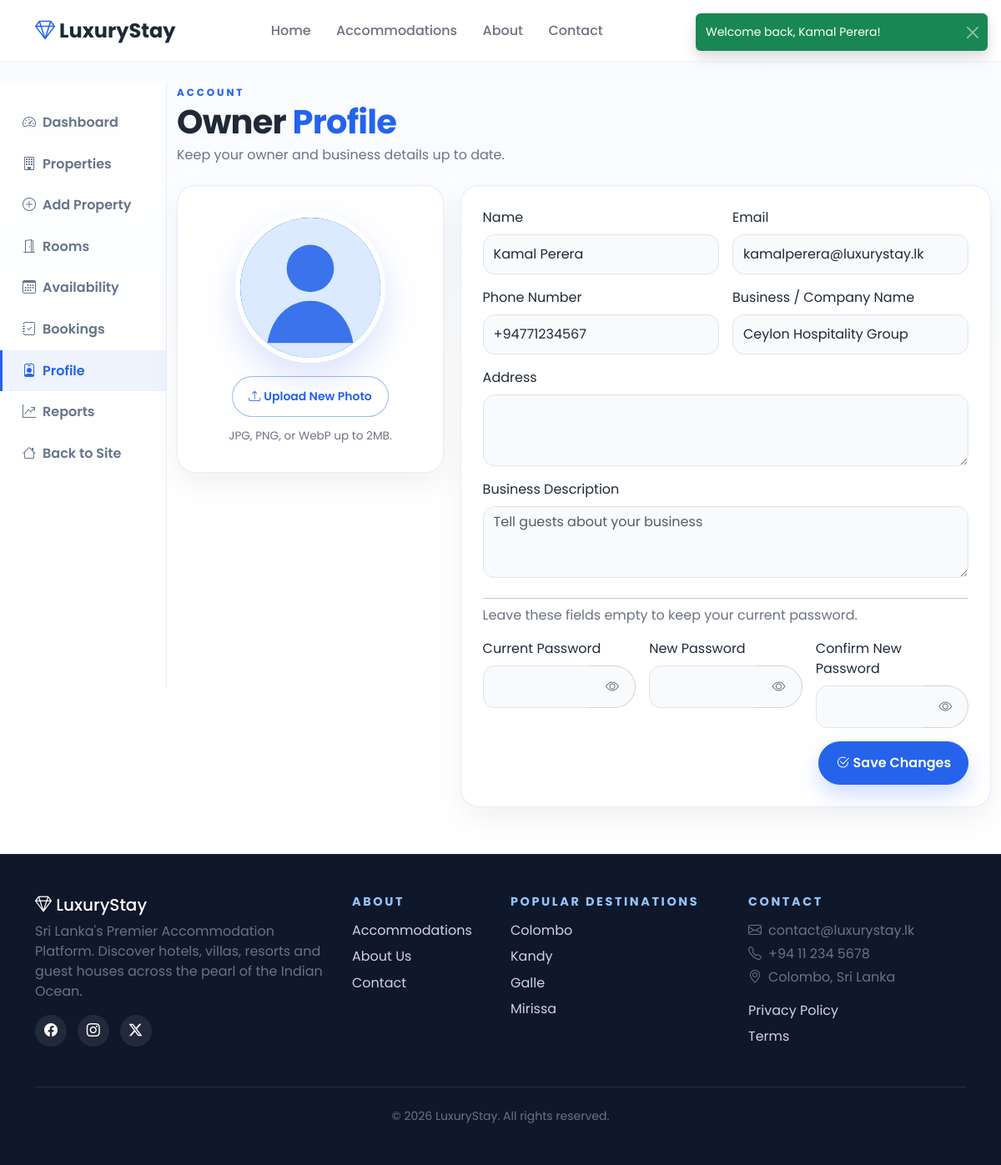
/owner/profile.php (signed in), run on the app's committed database.
### tables this page shows
CREATE TABLE owners (
    id INT AUTO_INCREMENT PRIMARY KEY,
    name VARCHAR(100) NOT NULL,
    email VARCHAR(150) NOT NULL UNIQUE,
    phone VARCHAR(20),
    address VARCHAR(255) NULL,
    profile_image VARCHAR(255) NULL,
    password VARCHAR(255) NOT NULL,
    company_name VARCHAR(150),
    status ENUM('active','suspended','pending') DEFAULT 'pending',
    created_at TIMESTAMP DEFAULT CURRENT_TIMESTAMP
);

### includes/functions.php (called while the page is built, shortened)
<?php
function e(?string $str): string
{
    return htmlspecialchars($str ?? '', ENT_QUOTES, 'UTF-8');
}

### owner/profile.php (the view, shortened to what this page needs)
<?php
$db = getDB();
$ownerId = (int) $_SESSION['owner_id'];
$stmt = $db->prepare('SELECT * FROM owners WHERE id = ?');
$stmt->execute([$ownerId]);
$owner = $stmt->fetch();
$profileImageUrl = '';
if (!empty($owner['profile_image'])) {
    $profilePath = ROOT_PATH . str_replace(['/', '\\'], DIRECTORY_SEPARATOR, $owner['profile_image']);
    if (file_exists($profilePath)) {
        $profileImageUrl = APP_URL . '/' . str_replace('\\', '/', $owner['profile_image']);
    }
}
require_once __DIR__ . '/../includes/header.php';
?>
<div class="container-fluid dashboard-wrap py-4">
    <div class="row">
        <?php require_once __DIR__ . '/../includes/dashboard-sidebar.php'; ?>
        <main class="col-lg-10 dashboard-content">
            <div class="dashboard-heading mb-4">
                <span class="section-label">Account</span>
                <h1 class="mb-1">Owner <span class="text-gold">Profile</span></h1>
                <p class="text-muted-light mb-0">Keep your owner and business details up to date.</p>
            </div>
            <form method="POST" enctype="multipart/form-data" class="profile-layout">
                <aside class="profile-photo-panel">
                    <label for="profileImageInput" class="profile-avatar">
                        <img id="profilePreview" src="<?= e($profileImageUrl ?: APP_URL . '/assets/images/default-avatar.svg') ?>" alt="<?= e($owner['name']) ?>" class="<?= $profileImageUrl ? '' : 'd-none' ?>">
                    </label>
                    <label for="profileImageInput" class="btn btn-outline-gold btn-sm mt-3"><i class="bi bi-upload me-1"></i>Upload New Photo</label>
                    <p class="profile-photo-note">JPG, PNG, or WebP up to 2MB.</p>
                </aside>
                <section class="profile-form-panel">
                    <div class="row g-3">
                        <div class="col-md-6"><label class="form-label" for="name">Name</label><input id="name" name="name" class="form-control" value="<?= e($owner['name']) ?>" required></div>
                        <div class="col-md-6"><label class="form-label" for="email">Email</label><input id="email" type="email" name="email" class="form-control" value="<?= e($owner['email']) ?>" required></div>
                        <div class="col-md-6"><label class="form-label" for="phone">Phone Number</label><input id="phone" type="tel" name="phone" class="form-control" value="<?= e($owner['phone'] ?? '') ?>" placeholder="+94 7X XXX XXXX"></div>
                        <div class="col-md-6"><label class="form-label" for="company_name">Business / Company Name</label><input id="company_name" name="company_name" class="form-control" value="<?= e($owner['company_name'] ?? '') ?>"></div>
                        <div class="col-12"><label class="form-label" for="address">Address</label><textarea id="address" name="address" class="form-control" rows="3"><?= e($owner['address'] ?? '') ?></textarea></div>
                        <div class="col-12"><label class="form-label" for="business_description">Business Description</label><textarea id="business_description" name="business_description" class="form-control" rows="3" placeholder="Tell guests about your business"><?= e($owner['business_description'] ?? '') ?></textarea></div>
                        <div class="col-12"><hr class="my-2"><p class="text-muted-light mb-0">Leave these fields empty to keep your current password.</p></div>
                        <div class="col-md-4"><label class="form-label" for="current_password">Current Password</label><input id="current_password" type="password" name="current_password" class="form-control" autocomplete="current-password"></div>
                        <div class="col-md-4"><label class="form-label" for="new_password">New Password</label><input id="new_password" type="password" name="new_password" class="form-control" autocomplete="new-password" minlength="8"></div>
                        <div class="col-md-4"><label class="form-label" for="confirm_password">Confirm New Password</label><input id="confirm_password" type="password" name="confirm_password" class="form-control" autocomplete="new-password" minlength="8"></div>
                        <div class="col-12 d-flex justify-content-end"><button class="btn btn-gold btn-save-profile" type="submit"><i class="bi bi-check2-circle me-1"></i>Save Changes</button></div>
                    </div>
                </section>
            </form>
        </main>
    </div>
</div>
<?php require_once __DIR__ . '/../includes/footer.php'; ?>

### assets/css/style.css (style rules this page uses)
:root { --primary: #2563EB; --primary-dark: #1D4ED8; --primary-soft: #EFF6FF; --sky-soft: #E0F2FE; --surface: #F8FAFC; --text: #1F2937; --muted: #6B7280; --border: rgba(37, 99, 235, 0.14); --shadow: 0 18px 45px rgba(15, 23, 42, 0.12); --soft-shadow: 0 14px 34px rgba(15, 23, 42, 0.08); --dark-surface: #F8FAFC; --radius: 22px; }
* { box-sizing: border-box; }
html { scroll-behavior: smooth; }
body { font-family: 'Poppins', sans-serif; background: #ffffff !important; color: var(--text) !important; cursor: default; min-height: 100vh; display: flex; flex-direction: column; }
h1, h2, h3, h4, h5, .luxury-brand, .hero-title, .section-title { font-family: 'Poppins', sans-serif; }
.text-gold { color: var(--primary) !important; }
.btn { border-radius: 999px; padding: 0.8rem 1.2rem; font-weight: 600; transition: transform 0.25s ease, box-shadow 0.25s ease, background 0.25s ease; }
.btn-gold { background: var(--primary); border-color: var(--primary); color: #ffffff; box-shadow: 0 12px 26px rgba(37, 99, 235, 0.22); }
.btn-outline-gold { color: var(--primary); border: 1px solid rgba(37, 99, 235, 0.45); background: #ffffff; }
.password-input-group .form-control { border-right: 0; }
.section-label { color: var(--primary); text-transform: uppercase; letter-spacing: 0.24em; font-size: 0.75rem; font-weight: 700; margin-bottom: 0.4rem; }
.text-muted-light { color: var(--muted); }
.dashboard-wrap { background: linear-gradient(180deg, #f8fbff 0%, #ffffff 44%); flex: 1; position: relative; z-index: 1; }
.dashboard-content { min-width: 0; padding-bottom: 2rem; position: relative; z-index: 1; }
.dashboard-heading h1 { font-weight: 700; color: var(--text); letter-spacing: -0.02em; }
.content-card .form-control, .content-card .form-select, .profile-form-panel .form-control, .profile-form-panel .form-select { background: #f8fafc; border: 1px solid #dbe6f3; color: var(--text); min-height: 48px; border-radius: 14px; }
.profile-layout { display: grid; grid-template-columns: minmax(240px, 320px) minmax(0, 1fr); gap: 1.25rem; align-items: start; }
.profile-photo-panel, .profile-form-panel { background: #ffffff; border: 1px solid rgba(37, 99, 235, 0.12); border-radius: var(--radius); box-shadow: 0 14px 36px rgba(15, 23, 42, 0.06); }
.profile-photo-panel { padding: 2rem 1.25rem; text-align: center; }
.profile-form-panel { padding: 1.6rem; }
.profile-avatar { width: 180px; height: 180px; margin: 0 auto; border-radius: 50%; border: 6px solid #ffffff; box-shadow: 0 18px 40px rgba(37, 99, 235, 0.18); background: linear-gradient(135deg, var(--primary), #38bdf8); color: #ffffff; display: flex; align-items: center; justify-content: center; overflow: hidden; position: relative; cursor: pointer; }
.profile-avatar img { width: 100%; height: 100%; object-fit: cover; display: block; }
.profile-photo-note { color: var(--muted); font-size: 0.85rem; margin: 0.85rem 0 0; }
.btn-save-profile { min-width: 180px; }
body, body.home-page, body.properties-page, body.property-page, body.admin-page, body.owner-page, body.user-page { background: #ffffff !important; color: var(--text) !important; }

### data on the page
owners: profile_image (placeholder picture), name "Kamal Perera", email "kamalperera@luxurystay.lk", phone "+94771234567", company_name "Ceylon Hospitality Group"

### other printed values
$flash['message'] "Welcome back, Kamal Perera!"
APP_NAME "LuxuryStay"
APP_TAGLINE "Sri Lanka's Premier Accommodation Platform"
